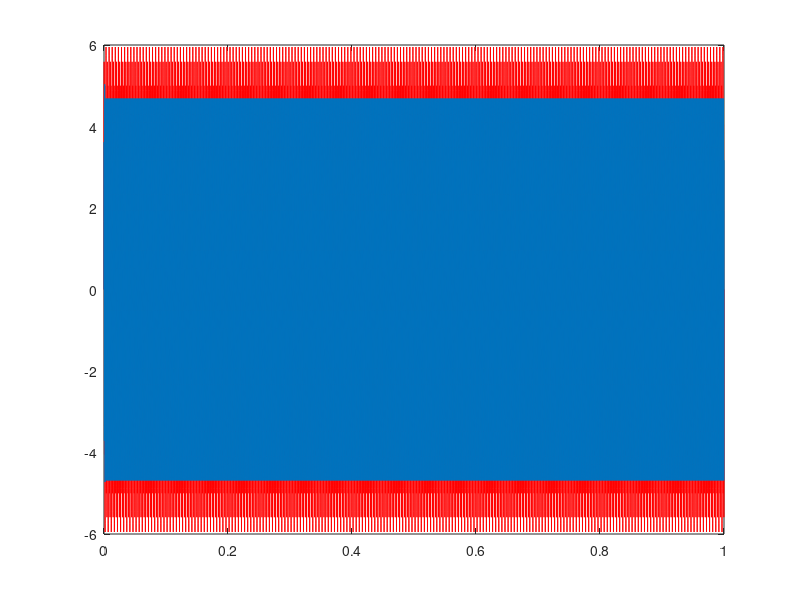

MATLAB code to generate this figure:
fs = 20000;             %#sampling rate
f0 = 400;                %#notch frequency
fn = fs/2;              %#Nyquist frequency
freqRatio = f0/fn;      %#ratio of notch freq. to Nyquist freq.

notchWidth = 0.1;       %#width of the notch

%#Compute zeros
zeros = [exp( sqrt(-1)*pi*freqRatio ), exp( -sqrt(-1)*pi*freqRatio )];

%#Compute poles
poles = (1-notchWidth) * zeros;

%figure;
%zplane(zeros.', poles.');

b = poly( zeros ); %# Get moving average filter coefficients
a = poly( poles ); %# Get autoregressive filter coefficients

%figure;
%freqz(b,a,32000,fs)

%#filter signal x
t=0:1/fs:1;
x=5*sin(2*pi*1000*t)+1*sin(2*pi*f0*t);
figure;
plot(t,x,'r');hold on;
y = filter(b,a,x);
plot(t,y);